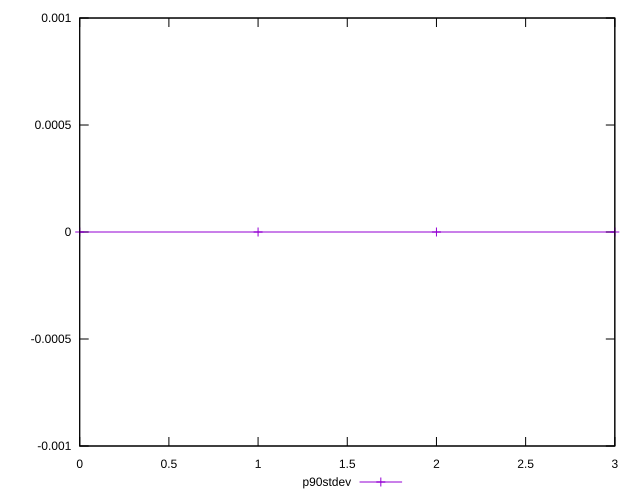

Reproduce this figure in gnuplot.
reset

$p90Stdev <<EOF
0 0
1 0
2 0
3 0
EOF

set key outside below
set xrange [0:3]
set yrange [-0.001:0.001]
set trange [-0.001:0.001]
set terminal svg size 640, 500 enhanced background rgb 'white'
set output "reports/report_00027_2021-02-24T12-40-31.850Z/efficient-animated-content/progression/stddev.svg"

plot $p90Stdev title "p90stdev" with linespoints

reset
